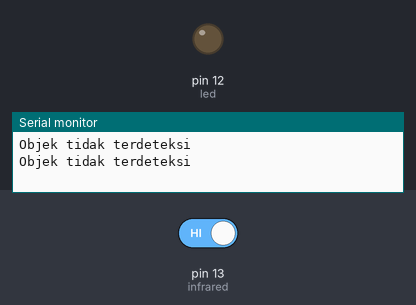
Simulated run of this sketch. Board: Arduino Uno, built with avr-gcc and run on an emulated ATmega328P. Parts: output pins drawn as LEDs (lit = HIGH), the last lines printed to the serial monitor. The test bench sets the inputs (shaded band); at power-on: pin 13 (infrared) HIGH.

Above: at 1.8 s.
1.9 s: pin 13 (infrared) driven LOW
At 2.6 s:
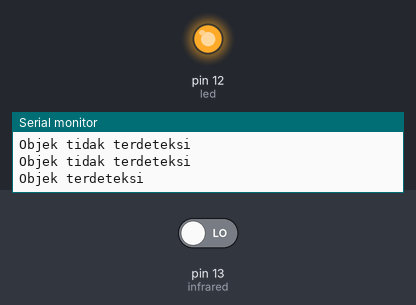
3.5 s: pin 13 (infrared) driven HIGH
At 5.3 s:
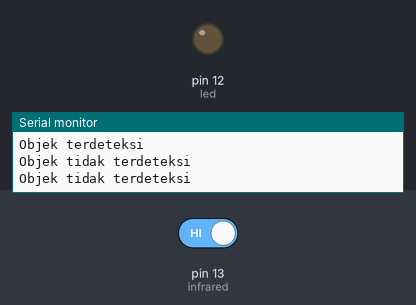
Timing chart, 0 to 6.8 s (numbered marks = the images above; inputs shaded):
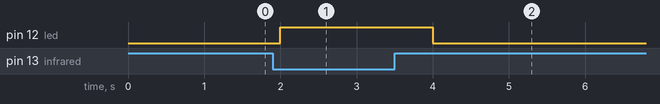

Measured:
- after the input at 1.9 s, pin 12 (led): LOW → HIGH after 0.10 s
- after the input at 3.5 s, pin 12 (led): HIGH → LOW after 0.50 s

The sketch:

INFRARED_LED.ino
```cpp
#define infrared 13
#define led 12

void setup()
{
Serial.begin(9600);
pinMode(infrared, INPUT);
pinMode(led, OUTPUT);

}

void loop()
{
if(digitalRead(infrared) == LOW){
  Serial.println("Objek terdeteksi");
  digitalWrite(led, HIGH);
  delay(1000);
}
if(digitalRead(infrared) == HIGH){
  Serial.println("Objek tidak terdeteksi");
  digitalWrite(led, LOW);
  delay(1000);
}

}
```
